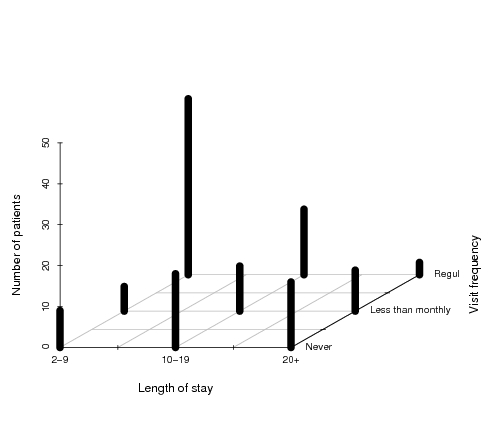

Write the R code that produced this figure.
###################################################
### Figure 12.2: 3D bar chart for the hospital data
###################################################
library("vcd")
library("scatterplot3d")
data("Hospital")

myHospital = t(Hospital)[,3:1]
mydat = data.frame("Length of stay" = as.vector(row(myHospital)),
                   "Visit frequency" = as.vector(col(myHospital)),
                   "Number of patients" = as.vector(myHospital))

scatterplot3d(mydat, type = "h", pch = " ", lwd = 10,
              x.ticklabs = c("2-9","","10-19","","20+"),
              y.ticklabs = c("Never","","Less than monthly","","Regular"),
              xlab = "Length of stay", ylab = "Visit frequency", zlab = "Number of patients",
              y.margin.add = 0.2,
              color = "black", box = F)
